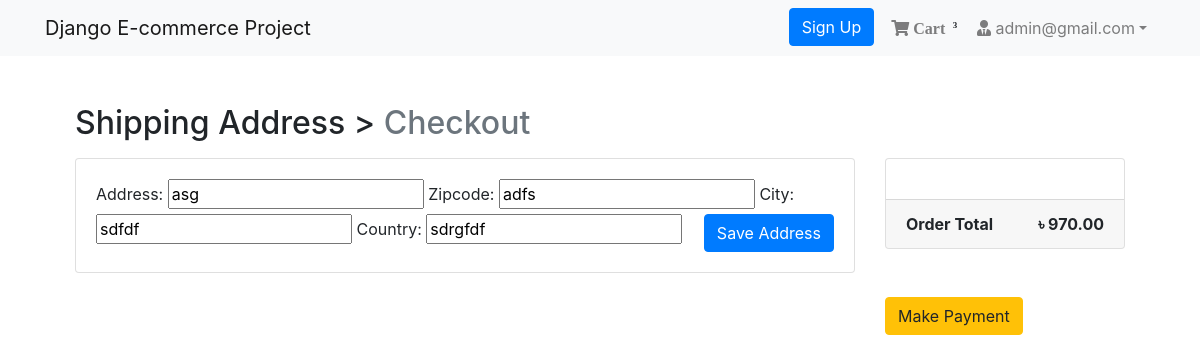
/payment/checkout/ (signed in), run on the app's committed database.
### authentication/models.py (models this page shows, shortened)
class User(AbstractBaseUser, PermissionsMixin):
    email = models.EmailField(unique=True, null=False)
    is_staff = models.BooleanField(
        ugettext_lazy('staff status'),
        default=False,
        help_text=ugettext_lazy(
            'Designates whether the use can log in this site')
    )
    is_active = models.BooleanField(
        ugettext_lazy('active'),
        default=True,
        help_text=ugettext_lazy(
            'Designates whether this user shold be treated as active. Unselect this instead of deleting accounts')
    )
    USERNAME_FIELD = 'email'
    objects = MyUserManager()

class Profile(models.Model):
    user = models.OneToOneField(
        User, on_delete=models.CASCADE, related_name='profile')
    username = models.CharField(max_length=264, blank=True)
    full_name = models.CharField(max_length=264, blank=True)
    address_1 = models.TextField(max_length=300, blank=True)
    city = models.CharField(max_length=40, blank=True)
    zipcode = models.CharField(max_length=10, blank=True)
    country = models.CharField(max_length=50, blank=True)
    phone = models.CharField(max_length=20, blank=True)
    date_joined = models.DateTimeField(auto_now_add=True)

### order/models.py (models this page shows, shortened)
class Order(models.Model):
    orderitems=models.ManyToManyField(Cart)
    user=models.ForeignKey(settings.AUTH_USER_MODEL,on_delete=models.CASCADE)
    ordered=models.BooleanField(default=False)
    created=models.DateTimeField(auto_now_add=True)
    paymentId=models.CharField(max_length=264,blank=True,null=True)
    orderId=models.CharField(max_length=264,blank=True,null=True)
    def get_totals(self):
        total = 0
        for order_item in self.orderitems.all():
            total += float(order_item.get_total())
        return total

class Cart(models.Model):
    user=models.ForeignKey(settings.AUTH_USER_MODEL,on_delete=models.CASCADE,related_name='cart')
    item=models.ForeignKey(Product,on_delete=models.CASCADE)
    quantity=models.IntegerField(default=1)
    purchased=models.BooleanField(default=False)
    created=models.DateTimeField(auto_now_add=True)
    updated=models.DateTimeField(auto_now=True)
    def get_total(self):
        total=self.item.price *self.quantity
        float_total = format(total,'0.2f')
        return float_total

### payment/models.py (models this page shows, shortened)
class BillingAddress(models.Model):
    user=models.ForeignKey(settings.AUTH_USER_MODEL,on_delete=models.CASCADE)
    address=models.CharField(max_length=264,blank=True)
    zipcode=models.CharField(max_length=10,blank=True)
    city=models.CharField(max_length=30,blank=True)
    country=models.CharField(max_length=20,blank=True)
    def is_fully_filled(self):
        field_names=[f.name for f in self._meta.get_fields()]
        for field_name in field_names:
            value = getattr(self,field_name)
            if value is None or value=='':
                return False
        return True
    class Meta:
        verbose_name_plural="Billing Addresses"#Name of the table.

### shop/models.py (models this page shows, shortened)
class Product(models.Model):
    mainimage= models.ImageField(upload_to='Products')
    name=models.CharField(max_length=264)
    category=models.ForeignKey(Category,on_delete=models.CASCADE,related_name='category')
    preview_text=models.TextField(max_length=200,verbose_name='Preview Text')
    detail_text=models.TextField(max_length=1000,verbose_name='Description')
    price=models.FloatField()
    old_price=models.FloatField(default=0.00)
    created_date=models.DateTimeField(auto_now_add=True)
    class Meta:
        ordering=['-created_date']

### payment/views.py (the view, shortened to what this page needs)
# urls.py: path('checkout/',views.checkout,name="checkout"),
@login_required
def checkout(request):
    saved_address=BillingAddress.objects.get_or_create(user=request.user)[0]
    form=BillingForm(instance=saved_address)
    order_qs=Order.objects.filter(user=request.user,ordered=False)
    order_items=order_qs[0].orderitems.all()
    order_total=order_qs[0].get_totals
    return render(request,'payment/checkout.html',context={'form':form,'order_item':order_items,'order_total':order_total,'saved_address':saved_address})

### payment/forms.py
class BillingForm(forms.ModelForm):
    class Meta:
        model=BillingAddress
        fields=['address','zipcode','city','country']

### order/templatetags/cart_tags.py (called while the page is built)
@register.filter(name="cart_total")
def cart_total(user):
    order=Order.objects.filter(user=user,ordered=False)
    if order.exists():
        return order[0].orderitems.count()
    else:
        return 0

### templates/payment/checkout.html (shortened to what this page needs)
{% extends 'base.html' %}
{% load crispy_forms_tags %}
{% block content %}
<div class="container mt-5">
  <h2 class="mb-3">
    Shipping Address > <span class="text-muted">Checkout</span>
  </h2>
  <div class="row">
    <div class="col-md-9">
      <div class="card mb-5" style="height: auto">
        <div class="card-body">
          <form method="POST">
            {{form}}
            <button type="submit" class="btn btn-primary float-right">Save Address</button>
          </form>
        </div>
      </div>
    </div>
    <div class="col-md-3">
      <div class="card" style="height:auto">
        <div class="card-body">
        </div>
        <div class="card-footer">
          <span class="float-left"><b>Order Total</b></span>
          <span class="float-right"><b>&#2547; {{order_total|floatformat:2}}</b></span>
        </div>
      </div>
      <br>
      <br>
      {% if saved_address.is_fully_filled %}
      <a href="{% url 'payment' %}" class="btn btn-warning btn-md">Make Payment</a>
      {% else %}
      <div class="alert alert-info">
        <p>Please fill up all the information to make payment.</p>
      </div>
      {% endif %}
    </div>
  </div>
</div>
{% endblock %}

### templates/navbar.html (shortened to what this page needs)
{% load cart_tags %}
<nav class="navbar navbar-expand-lg navbar-light bg-light">
  <div class="container">
    <a class="navbar-brand" href="{% url 'home' %}">Django E-commerce Project</a>
    <div class="collapse navbar-collapse" id="navbarNav">
      <ul class="navbar-nav ml-auto">
        <li class="nav-item">
            <a href="{% url 'signup' %}" class="btn btn-primary">Sign Up</a>&nbsp;&nbsp;
          </li>
        {% if request.user.is_authenticated %}
        <li class="nav-item">
          <a href="{% url 'cart' %}" class="nav-link">
              <i class="fa fa-shopping-cart"> Cart
              <sup><span class="badge badge-light">{{ request.user | cart_total }}</span></sup></i>
          </a>
        </li>
        <li class="nav-item dropdown">
          <a class="nav-link dropdown-toggle" href="#" id="navbarDropdown" role="button" data-toggle="dropdown" aria-haspopup="true" aria-expanded="false"><i class="fas fa-user-tie"></i> {{request.user.profile.username}}</a>
        </li>
        {% else %}
        <li class="nav-item">
          <a href="{% url 'login' %}" class="btn btn-primary">Login</a>
        </li>
        {% endif %}
      </ul>
    </div>
  </div>
</nav>

### templates/base.html (style rules this page uses)
.card { height:350px; }

### data on the page
User: user|cart_total "3", user.profile.username "admin@gmail.com"
BillingAddress: address "asg", zipcode "adfs", city "sdfdf", country "sdrgfdf"
Order: id.quantity "970.00"
